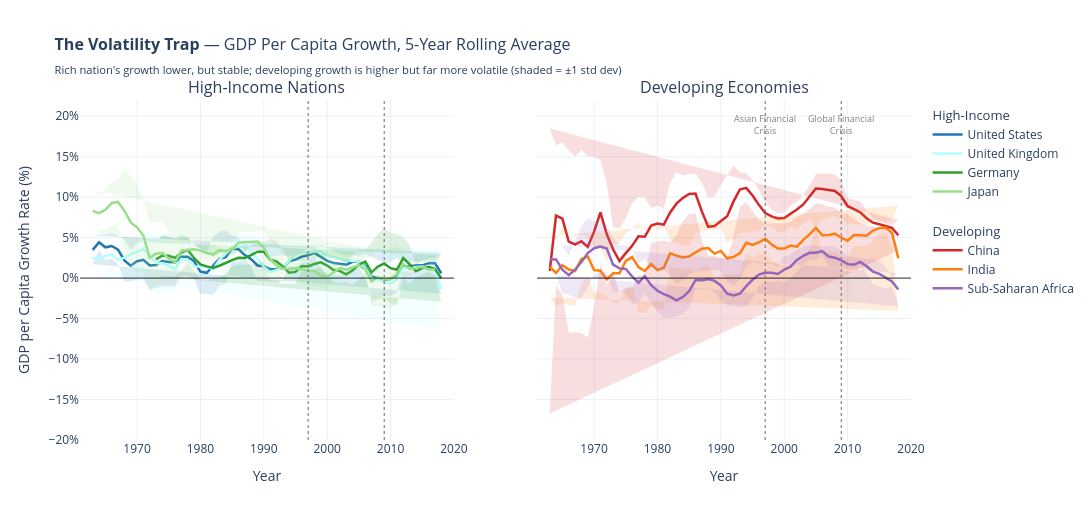

The notebook cell this image was saved under:
### Code cell
df_v2 = (
    df_focus
    .groupby([cname_col, year_col], as_index = False)["GDP_pc_growth"]
    .mean()
)

roll = 5
fig2 = make_subplots(
    rows           = 1, cols = 2,
    subplot_titles = ("High-Income Nations", "Developing Economies"),
    shared_yaxes   = True,
)

for col_idx, (group, countries, colors) in enumerate(
    [("rich", rich, rich_colors), ("rising", rising, rising_colors)], start = 1
):
    for country in countries:
        d = (
            df_v2[df_v2[cname_col] == country]
            .dropna(subset = ["GDP_pc_growth"])
            .sort_values(year_col)
        )
        if d.empty:
            continue

        color     = colors[country]
        r, g, b   = int(color[1:3], 16), int(color[3:5], 16), int(color[5:7], 16)
        roll_mean = d["GDP_pc_growth"].rolling(roll, center=True).mean()
        roll_std  = d["GDP_pc_growth"].rolling(roll, center=True).std()

        # ±1 std dev band (both groups this time — makes the contrast clear)
        upper  = (roll_mean + roll_std).values
        lower  = (roll_mean - roll_std).values
        x_band = pd.concat([d[year_col], d[year_col][::-1]])
        y_band = np.concatenate([upper, lower[::-1]])

        fig2.add_trace(go.Scatter(
            x            = x_band, y = y_band,
            fill         = "toself",
            fillcolor    = f"rgba({r},{g},{b},0.15)",
            line         = dict(color = "rgba(0,0,0,0)"),
            showlegend   = False,
            hoverinfo    = "skip",
        ),  row = 1, col = col_idx)

        fig2.add_trace(go.Scatter(
            x            = d[year_col], y = roll_mean,
            mode         = "lines", name = country,
            line         = dict(color = color, width = 2.5),
            legendgroup  = group,
            legendgrouptitle_text = "High-Income" if group == "rich" else "Developing",
        ),  row          = 1, col = col_idx)

# Zero line and crisis markers on both panels
for col_idx in [1, 2]:
    fig2.add_hline(y = 0, line_color = "black", line_width = 0.8, row = 1, col = col_idx)
    for yr, label in [(1997, "Asian Financial<br>Crisis"), (2009, "Global Financial<br>Crisis")]:
        fig2.add_vline(
            x   = yr, line_dash = "dot", line_color = "grey", line_width = 1.2,
            row = 1, col = col_idx,
        )

# Annotate crisis labels on right panel only to avoid clutter
for yr, label in [(1997, "Asian Financial<br>Crisis"), (2009, "Global Financial<br>Crisis")]:
    fig2.add_annotation(
        x    = yr, y = 19, text = label, showarrow = False,
        font = dict(size = 9, color = "grey"), align = "center",
        xref = "x2", yref = "y2",
    )

fig2.update_yaxes(
    ticksuffix = "%", range = [-20, 22],
    title_text = "GDP per Capita Growth Rate (%)", col = 1,
)
fig2.update_xaxes(title_text = "Year", tickmode = "linear", dtick = 10)

fig2.update_layout(
    title = dict(
        text = (
            "<b>The Volatility Trap</b> — GDP Per Capita Growth, "
            f"{roll}-Year Rolling Average<br>"
            "<sub>Rich nation's growth lower, but stable; developing growth "
            "is higher but far more volatile (shaded = ±1 std dev)</sub>"
        ),
        font = dict(size = 16),
    ),
    hovermode = "x unified",
    legend    = dict(groupclick = "toggleitem", tracegroupgap = 20),
    template  = "plotly_white",
    height    = 520,
    width     = 1300,
)

fig2.show()
